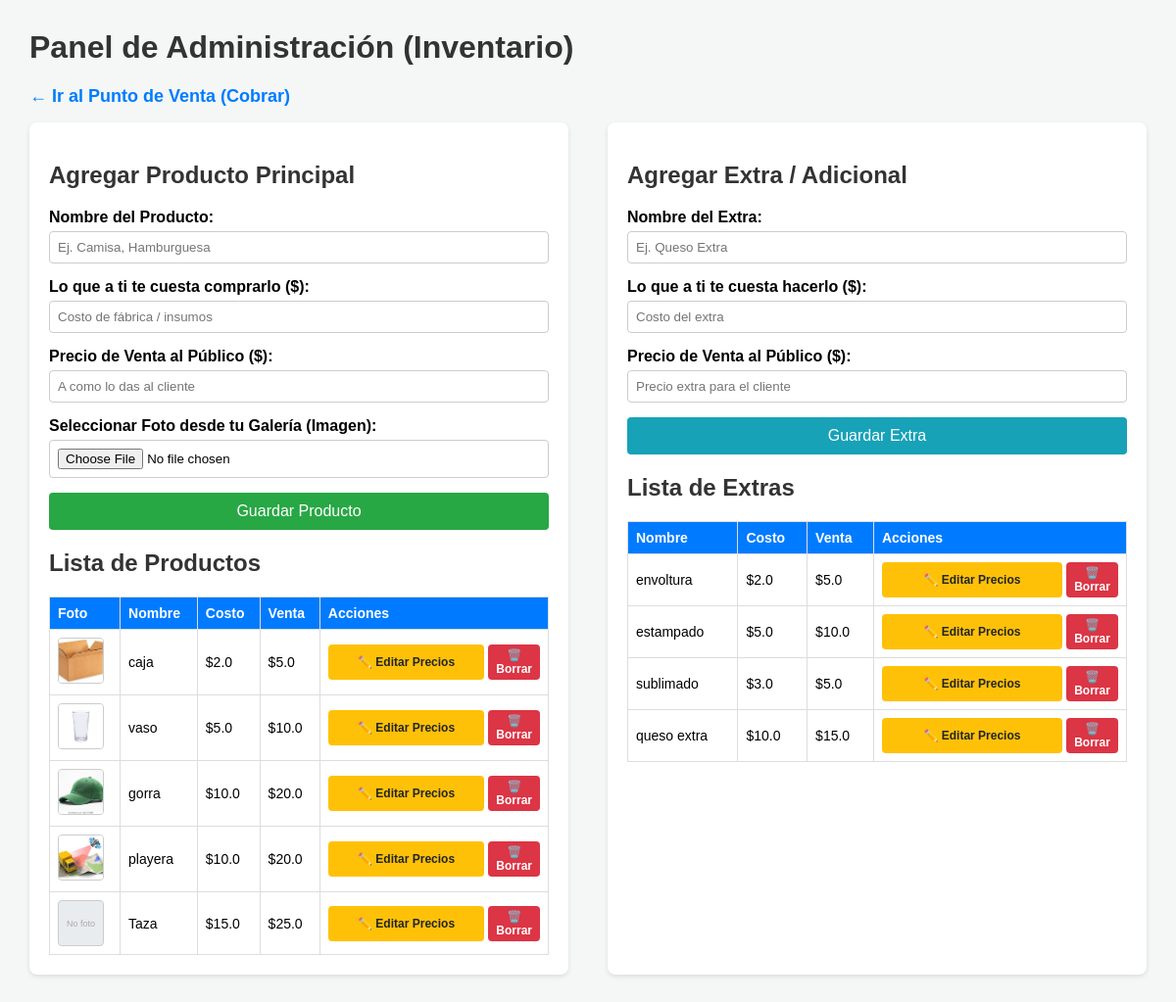
Page /inventario on the committed database.
### tables this page shows
CREATE TABLE productos (
            id INTEGER PRIMARY KEY AUTOINCREMENT,
            nombre TEXT NOT NULL,
            costo_compra REAL NOT NULL,
            precio_venta REAL NOT NULL
        , imagen_url TEXT);

CREATE TABLE extras (
            id INTEGER PRIMARY KEY AUTOINCREMENT,
            nombre TEXT NOT NULL,
            costo_compra REAL NOT NULL,
            precio_venta REAL NOT NULL
        );

### app.py (the view)
@app.route('/inventario')
def inventario():
    conexion = conectar_bd()
    productos = conexion.execute('SELECT * FROM productos').fetchall()
    extras = conexion.execute('SELECT * FROM extras').fetchall()
    conexion.close()
    return render_template('productos.html', productos=productos, extras=extras)

### app.py (called while the page is built)
def conectar_bd():
    conexion = sqlite3.connect('database.db')
    conexion.row_factory = sqlite3.Row
    return conexion

### templates/productos.html (shortened to what this page needs)
<!DOCTYPE html>
<html lang="es">
<head>
</head>
<body>
    <h1>Panel de Administración (Inventario)</h1>
    <p><a href="/" style="text-decoration: none; color: #007bff; font-weight: bold; font-size: 18px;">← Ir al Punto de Venta (Cobrar)</a></p>
    <div class="contenedor">
        <div class="seccion">
            <h2>Agregar Producto Principal</h2>
            <form action="/guardar_producto" method="POST" enctype="multipart/form-data">
                <div class="form-grupo">
                    <label>Nombre del Producto:</label>
                    <input type="text" name="nombre" required placeholder="Ej. Camisa, Hamburguesa">
                </div>
                <div class="form-grupo">
                    <label>Lo que a ti te cuesta comprarlo ($):</label>
                    <input type="number" name="costo_compra" step="0.01" required placeholder="Costo de fábrica / insumos">
                </div>
                <div class="form-grupo">
                    <label>Precio de Venta al Público ($):</label>
                    <input type="number" name="precio_venta" step="0.01" required placeholder="A como lo das al cliente">
                </div>
                <div class="form-grupo">
                    <label>Seleccionar Foto desde tu Galería (Imagen):</label>
                    <input type="file" name="foto_galeria" accept="image/*">
                </div>
                <button type="submit">Guardar Producto</button>
            </form>
            <h2>Lista de Productos</h2>
            <table>
                <tr>
                    <th>Foto</th>
                    <th>Nombre</th>
                    <th>Costo</th>
                    <th>Venta</th>
                    <th>Acciones</th>
                </tr>
                {% for p in productos %}
                <tr>
                    <td>
                        {% if p.imagen_url %}
                        <img src="{{ p.imagen_url }}" class="mini-foto">
                        {% else %}
                        <div class="mini-foto" style="display:flex; align-items:center; justify-content:center; font-size:9px; color:#aaa;">No foto</div>
                        {% endif %}
                    </td>
                    <td>{{ p.nombre }}</td>
                    <td>${{ p.costo_compra }}</td>
                    <td>${{ p.precio_venta }}</td>
                    <td>
                        <div class="acciones">
                            <button class="btn-tabla btn-editar" onclick="modificarProducto('{{ p.id }}', '{{ p.nombre }}', {{ p.costo_compra }}, {{ p.precio_venta }})">✏️ Editar Precios</button>
                            <form action="/eliminar_producto/{{ p.id }}" method="POST" onsubmit="return confirm('¿Seguro que deseas eliminar {{ p.nombre }}?');">
                                <button type="submit" class="btn-tabla btn-eliminar">🗑️ Borrar</button>
                            </form>
                        </div>
                    </td>
                </tr>
                {% endfor %}
            </table>
        </div>
        <div class="seccion">
            <h2>Agregar Extra / Adicional</h2>
            <form action="/guardar_extra" method="POST">
                <div class="form-grupo">
                    <label>Nombre del Extra:</label>
                    <input type="text" name="nombre" required placeholder="Ej. Queso Extra">
                </div>
                <div class="form-grupo">
                    <label>Lo que a ti te cuesta hacerlo ($):</label>
                    <input type="number" name="costo_compra" step="0.01" required placeholder="Costo del extra">
                </div>
                <div class="form-grupo">
                    <label>Precio de Venta al Público ($):</label>
                    <input type="number" name="precio_venta" step="0.01" required placeholder="Precio extra para el cliente">
                </div>
                <button type="submit" style="background-color: #17a2b8;">Guardar Extra</button>
            </form>
            <h2>Lista de Extras</h2>
            <table>
                <tr>
                    <th>Nombre</th>
                    <th>Costo</th>
                    <th>Venta</th>
                    <th>Acciones</th>
                </tr>
                {% for e in extras %}
                <tr>
                    <td>{{ e.nombre }}</td>
                    <td>${{ e.costo_compra }}</td>
                    <td>${{ e.precio_venta }}</td>
                    <td>
                        <div class="acciones">
                            <button class="btn-tabla btn-editar" onclick="modificarExtra('{{ e.id }}', '{{ e.nombre }}', {{ e.costo_compra }}, {{ e.precio_venta }})">✏️ Editar Precios</button>
                            <form action="/eliminar_extra/{{ e.id }}" method="POST" onsubmit="return confirm('¿Seguro que deseas eliminar el extra {{ e.nombre }}?');">
                                <button type="submit" class="btn-tabla btn-eliminar">🗑️ Borrar</button>
                            </form>
                        </div>
                    </td>
                </tr>
                {% endfor %}
            </table>
        </div>
    </div>
</body>
</html>

### templates/productos.html (style rules this page uses)
body { font-family: Arial, sans-serif; margin: 30px; background-color: #f4f7f6; }
h1, h2 { color: #333; }
.contenedor { display: flex; gap: 40px; }
.seccion { background: white; padding: 20px; border-radius: 8px; box-shadow: 0 2px 5px rgba(0,0,0,0.1); flex: 1; }
.form-grupo { margin-bottom: 15px; }
label { display: block; margin-bottom: 5px; font-weight: bold; }
input[type="text"], input[type="number"], input[type="file"] { width: 100%; padding: 8px; box-sizing: border-box; border: 1px solid #ccc; border-radius: 4px; background: white; }
button { background-color: #28a745; color: white; border: none; padding: 10px 15px; border-radius: 4px; cursor: pointer; font-size: 16px; width: 100%; }
table { width: 100%; border-collapse: collapse; margin-top: 20px; font-size: 14px; }
th, td { border: 1px solid #ddd; padding: 8px; text-align: left; vertical-align: middle; }
th { background-color: #007bff; color: white; }
.btn-tabla { padding: 4px 8px; border: none; border-radius: 4px; cursor: pointer; font-weight: bold; font-size: 12px; }
.btn-editar { background-color: #ffc107; color: #212529; margin-right: 4px; }
.btn-eliminar { background-color: #dc3545; color: white; }
.acciones { display: flex; }
.mini-foto { width: 45px; height: 45px; object-fit: cover; border-radius: 4px; border: 1px solid #ccc; background: #e9ecef; }

### rows in the picture
productos: imagen_url (picture), nombre "caja", costo_compra "2.0", precio_venta "5.0"
productos: imagen_url (picture), nombre "vaso", costo_compra "5.0", precio_venta "10.0"
productos: imagen_url (picture), nombre "gorra", costo_compra "10.0", precio_venta "20.0"
productos: imagen_url (picture), nombre "playera", costo_compra "10.0", precio_venta "20.0"
productos: imagen_url "No foto", nombre "Taza", costo_compra "15.0", precio_venta "25.0"
extras: nombre "envoltura", costo_compra "2.0", precio_venta "5.0"
extras: nombre "estampado", costo_compra "5.0", precio_venta "10.0"
extras: nombre "sublimado", costo_compra "3.0", precio_venta "5.0"
extras: nombre "queso extra", costo_compra "10.0", precio_venta "15.0"
